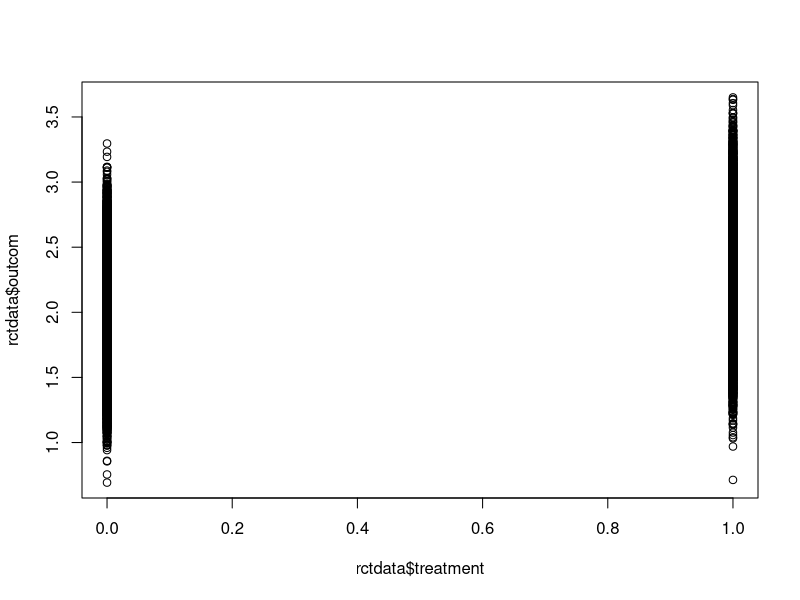

Reproduce this figure in R.
# (1)
rctdata <- read.csv("Q5/rctdata.csv") # data import
ATE_rct <- mean(rctdata$outcome[rctdata$treatment == 1]) - mean(rctdata$outcome[rctdata$treatment == 0])

## plot
plot(rctdata$treatment, rctdata$outcom)

## regression
reg_rct <- lm(outcome ~ treatment, data = rctdata)
summary(reg_rct)

# (2)
obsdata <- read.csv("Q5/obsdata.csv") # data import
# 線形回帰モデルを用いないやり方(=E[Yi|Ti = 1] − E[Yi|Ti = 0])
ATE_obs <- mean(obsdata$outcome[obsdata$treatment == 1]) - mean(obsdata$outcome[obsdata$treatment == 0])
# 線形回帰モデルを用いるやり方
reg_obs <- lm(outcome ~ treatment, data = obsdata)

# (3)
# 親の年収のみをコントロールした場合の条件付き期待値の差E[Yi|Ti = 1, X1i] − E[Yi|Ti = 0, X1i]
control_p <- outcome ~ (treatment + parential_income)
reg_control_p <- lm(control_p, data = obsdata)
summary(reg_control_p)

# 親の年収と SPI スコアの両方をコントロールした場合の条件付き期待値の差E[Yi|Ti = 1, X1i, X2i] − E[Yi|Ti = 0, X1i, X2i]
control_ps <- outcome ~ (treatment + parential_income + score)
reg_control_ps <- lm(control_ps, data = obsdata)
summary(reg_control_ps)

# 変数同士の相関確認
cor(obsdata$treatment,obsdata$score)
cor(obsdata$treatment,obsdata$parential_income)
cor(obsdata$score,obsdata$parential_income)

# 多条件が一致しているか確認
mean(obsdata$parential_income[obsdata$treatment==1])
mean(obsdata$parential_income[obsdata$treatment==0])
mean(obsdata$score[obsdata$treatment==1])
mean(obsdata$score[obsdata$treatment==0])

